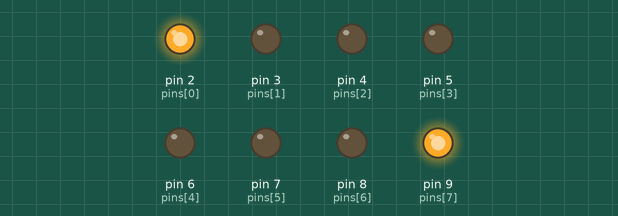
The sketch below on a simulated Arduino Uno, built with avr-gcc and run on an emulated ATmega328P. Shown: output pins drawn as LEDs (lit = HIGH).

Above: at 0.05 s.
At 1.35 s:
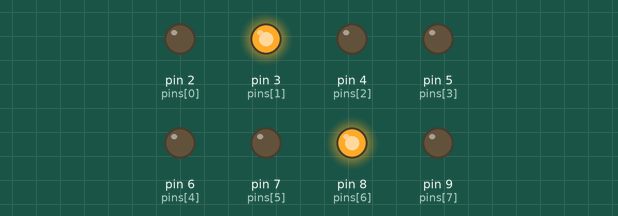
At 2.15 s:
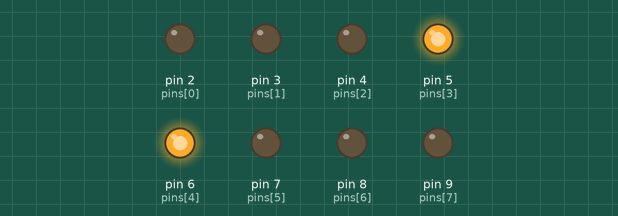
At 2.85 s:
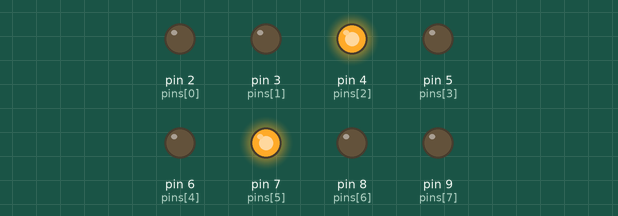
Timing chart, 0 to 3.1 s (numbered marks = the images above):
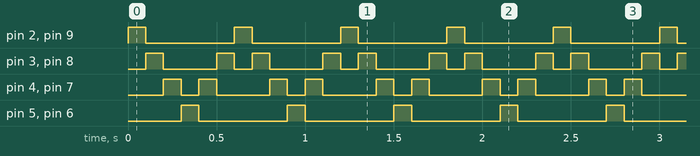

Measured:
- by itself, pin 2 (pins[0]), pin 5 (pins[3]), pin 6 (pins[4]), pin 9 (pins[7]): alternates HIGH for 0.10 s and LOW for 0.50 s
- by itself, pin 3 (pins[1]), pin 8 (pins[6]): repeats every 0.60 s: LOW 0.30 s, HIGH 0.10 s, LOW 0.10 s, HIGH 0.10 s
- by itself, pin 4 (pins[2]), pin 7 (pins[5]): repeats every 0.60 s: LOW 0.10 s, HIGH 0.10 s, LOW 0.30 s, HIGH 0.10 s

The sketch:

Uebung2_1.ino
```cpp
/*
  Lauflicht von beiden Seiten

  Dieses Beispiel aus dem Fritzing Creator Kit: www.fritzing.org/creator-kit.
*/

int pinsGesamt=8;                        // deklariert die ganzzahlige Variable pinsGesamt
int pins[] = {2,3,4,5,6,7,8,9};          // deklariert das Array pins[]

void setup() {
  for (int i=0; i<pinsGesamt; i=i+1){    // zählt die Variable i von 0 bis 7
    pinMode(pins[i], OUTPUT);            // initialisiert den Pin an der pins-Array-Stelle i als OUTPUT
  }
}

void loop() {
  for (int i=0; i<4; i=i+1){             // Lauflicht hin
    digitalWrite(pins[i], HIGH);         // LED an der Stelle i einschalten
    digitalWrite(pins[7-i], HIGH);       // LED an der Stelle 7-i einschalten
    delay(100);                          // hält das Programm für 100 Millisekunden an
    digitalWrite(pins[i], LOW);          // LED an der Stelle i ausschalten
    digitalWrite(pins[7-i], LOW);        // LED an der Stelle 7-i ausschalten
  }
  for (int i=2; i>=1; i=i-1){            // Lauflicht her
    digitalWrite(pins[i], HIGH);         // LED an der Stelle i einschalten
    digitalWrite(pins[7-i], HIGH);       // LED an der Stelle 7-i einschalten
    delay(100);                          // hält das Programm für 100 Millisekunden an
    digitalWrite(pins[i], LOW);          // LED an der Stelle i ausschalten
    digitalWrite(pins[7-i], LOW);        // LED an der Stelle 7-i ausschalten
  }
}
```
